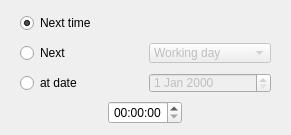
<?xml version="1.0" encoding="UTF-8"?>
<ui version="4.0">
 <class>Frame</class>
 <widget class="QFrame" name="Frame">
  <property name="geometry">
   <rect>
    <x>0</x>
    <y>0</y>
    <width>291</width>
    <height>135</height>
   </rect>
  </property>
  <property name="windowTitle">
   <string>Frame</string>
  </property>
  <property name="lineWidth">
   <number>2</number>
  </property>
  <layout class="QVBoxLayout" name="verticalLayout">
   <item>
    <widget class="QWidget" name="widget_3" native="true">
     <property name="sizePolicy">
      <sizepolicy hsizetype="Preferred" vsizetype="Minimum">
       <horstretch>0</horstretch>
       <verstretch>0</verstretch>
      </sizepolicy>
     </property>
     <property name="maximumSize">
      <size>
       <width>16777215</width>
       <height>24</height>
      </size>
     </property>
     <layout class="QHBoxLayout" name="horizontalLayout_3">
      <property name="spacing">
       <number>2</number>
      </property>
      <property name="sizeConstraint">
       <enum>QLayout::SetMinimumSize</enum>
      </property>
      <property name="leftMargin">
       <number>9</number>
      </property>
      <property name="topMargin">
       <number>0</number>
      </property>
      <property name="bottomMargin">
       <number>0</number>
      </property>
      <item>
       <widget class="QRadioButton" name="nextTimeRadioButton">
        <property name="text">
         <string>Next time</string>
        </property>
        <property name="checked">
         <bool>true</bool>
        </property>
        <attribute name="buttonGroup">
         <string notr="true">buttonGroup</string>
        </attribute>
       </widget>
      </item>
     </layout>
    </widget>
   </item>
   <item>
    <widget class="QWidget" name="widget" native="true">
     <property name="maximumSize">
      <size>
       <width>16777215</width>
       <height>24</height>
      </size>
     </property>
     <layout class="QHBoxLayout" name="horizontalLayout">
      <property name="topMargin">
       <number>2</number>
      </property>
      <property name="bottomMargin">
       <number>2</number>
      </property>
      <item>
       <widget class="QRadioButton" name="nextRadioButton">
        <property name="text">
         <string>Next</string>
        </property>
        <attribute name="buttonGroup">
         <string notr="true">buttonGroup</string>
        </attribute>
       </widget>
      </item>
      <item>
       <widget class="QComboBox" name="selectNextComboBox">
        <property name="enabled">
         <bool>false</bool>
        </property>
        <property name="editable">
         <bool>false</bool>
        </property>
        <item>
         <property name="text">
          <string>Working day</string>
         </property>
        </item>
        <item>
         <property name="text">
          <string>Sunday</string>
         </property>
        </item>
        <item>
         <property name="text">
          <string>Monday</string>
         </property>
        </item>
        <item>
         <property name="text">
          <string>Tuesday</string>
         </property>
        </item>
        <item>
         <property name="text">
          <string>Wednesday</string>
         </property>
        </item>
        <item>
         <property name="text">
          <string>Thursday</string>
         </property>
        </item>
        <item>
         <property name="text">
          <string>Friday</string>
         </property>
        </item>
        <item>
         <property name="text">
          <string>Saturday</string>
         </property>
        </item>
       </widget>
      </item>
     </layout>
    </widget>
   </item>
   <item>
    <widget class="QWidget" name="widget_2" native="true">
     <property name="sizePolicy">
      <sizepolicy hsizetype="Preferred" vsizetype="Minimum">
       <horstretch>0</horstretch>
       <verstretch>0</verstretch>
      </sizepolicy>
     </property>
     <property name="maximumSize">
      <size>
       <width>16777215</width>
       <height>24</height>
      </size>
     </property>
     <layout class="QHBoxLayout" name="horizontalLayout_2">
      <property name="topMargin">
       <number>2</number>
      </property>
      <property name="bottomMargin">
       <number>2</number>
      </property>
      <item>
       <widget class="QRadioButton" name="atDateRadioButton">
        <property name="text">
         <string>at date</string>
        </property>
        <attribute name="buttonGroup">
         <string notr="true">buttonGroup</string>
        </attribute>
       </widget>
      </item>
      <item>
       <widget class="QDateEdit" name="dateEdit">
        <property name="enabled">
         <bool>false</bool>
        </property>
       </widget>
      </item>
     </layout>
    </widget>
   </item>
   <item alignment="Qt::AlignHCenter">
    <widget class="QTimeEdit" name="timeEdit">
     <property name="sizePolicy">
      <sizepolicy hsizetype="Minimum" vsizetype="Fixed">
       <horstretch>0</horstretch>
       <verstretch>0</verstretch>
      </sizepolicy>
     </property>
     <property name="sizeIncrement">
      <size>
       <width>0</width>
       <height>0</height>
      </size>
     </property>
     <property name="baseSize">
      <size>
       <width>0</width>
       <height>0</height>
      </size>
     </property>
     <property name="layoutDirection">
      <enum>Qt::LeftToRight</enum>
     </property>
     <property name="autoFillBackground">
      <bool>false</bool>
     </property>
     <property name="alignment">
      <set>Qt::AlignCenter</set>
     </property>
     <property name="readOnly">
      <bool>false</bool>
     </property>
    </widget>
   </item>
  </layout>
 </widget>
 <resources/>
 <connections/>
 <buttongroups>
  <buttongroup name="buttonGroup"/>
 </buttongroups>
</ui>
